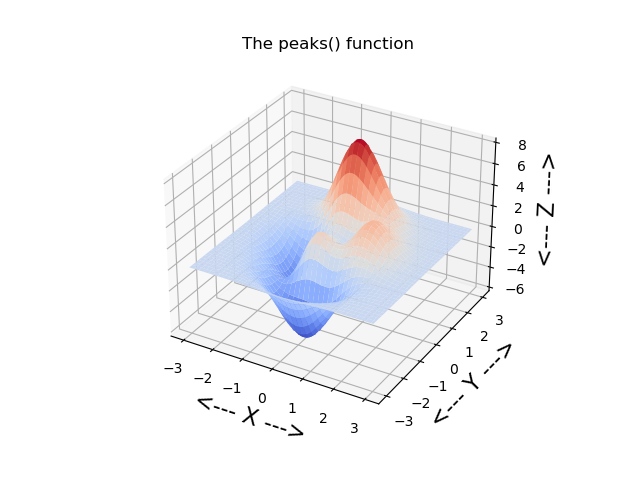

Write Python code to recreate this figure.
#! /usr/bin/env python3
#
def peaks_test ( ):

#*****************************************************************************80
#
## peaks_test() tests peaks().
#
#  Licensing:
#
#    This code is distributed under the MIT license. 
#
#  Modified:
#
#    19 March 2025
#
#  Author:
#
#    John Burkardt
#
  from matplotlib import cm
  from mpl_toolkits.mplot3d import Axes3D
  import matplotlib
  import matplotlib.pyplot as plt
  import numpy as np
  import platform

  print ( '' )
  print ( 'peaks_test():' )
  print ( '  python version: ' + platform.python_version ( ) )
  print ( '  numpy version:  ' + np.version.version )
  print ( '  matplotlib version: ' + matplotlib.__version__ )
  print ( '  Test peaks().' )

  x = np.linspace ( -3.0, 3.0, 151 )
  y = np.linspace ( -3.0, 3.0, 151 )

  X, Y = np.meshgrid ( x, y )
  
  Z = peaks ( X, Y )

  fig = plt.figure ( )
  ax = fig.add_subplot ( 111, projection = '3d' )
  ax.plot_surface ( X, Y, Z, \
    cmap = cm.coolwarm, edgecolor = 'none' )
  ax.set_title ( 'The peaks() function' )
  ax.set_xlabel ( '<--- X --->', fontsize = 16 )
  ax.set_ylabel ( '<--- Y --->', fontsize = 16 )
  ax.set_zlabel ( '<--- Z --->', fontsize = 16 )
  filename = 'peaks.png'
  plt.savefig ( filename )
  print ( '  Graphics saved as "' + filename + '"' )
  plt.close ( )
#
#  Terminate.
#
  print ( '' )
  print ( 'peaks_test():' )
  print ( '  Normal end of execution.' )

  return

def peaks ( x, y ):

#*****************************************************************************80
#
## peaks() evaluates the peaks function.
#
#  Discussion:
#
#    peaks() is a MATLAB library function used for various demonstrations
#    including the creation of contour plots and optimization.
#
#  Licensing:
#
#    This code is distributed under the MIT license. 
#
#  Modified:
#
#    19 March 2025
#
#  Author:
#
#    John Burkardt
#
#  Input:
#
#    real x, y: evaluation points.
#
#  Output:
#
#    real z: the value of peaks(x,y).
#
  import numpy as np

  e1 = - x**2 - ( y + 1.0 )**2
  e2 = - x**2 - y**2
  e3 = - ( x + 1.0 )**2 - y**2

  z = 3.0 * ( 1.0 - x**2 )             * np.exp ( e1 ) \
    - 10.0 * ( x / 5.0 - x**3 - y**5 ) * np.exp ( e2 ) \
    - 1.0 / 3.0                        * np.exp ( e3 )

  return z

def timestamp ( ):

#*****************************************************************************80
#
## timestamp() prints the date as a timestamp.
#
#  Licensing:
#
#    This code is distributed under the MIT license. 
#
#  Modified:
#
#    21 August 2019
#
#  Author:
#
#    John Burkardt
#
  import time

  t = time.time ( )
  print ( time.ctime ( t ) )

  return

if ( __name__ == '__main__' ):
  timestamp ( )
  peaks_test ( )
  timestamp ( )
